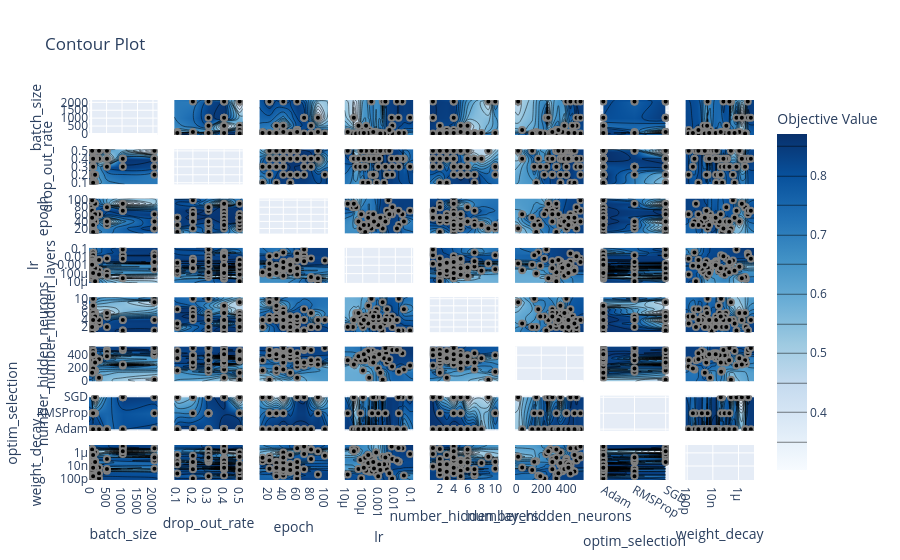

The notebook cell this image was saved under:
### Code cell
plot_contour(study).show()
